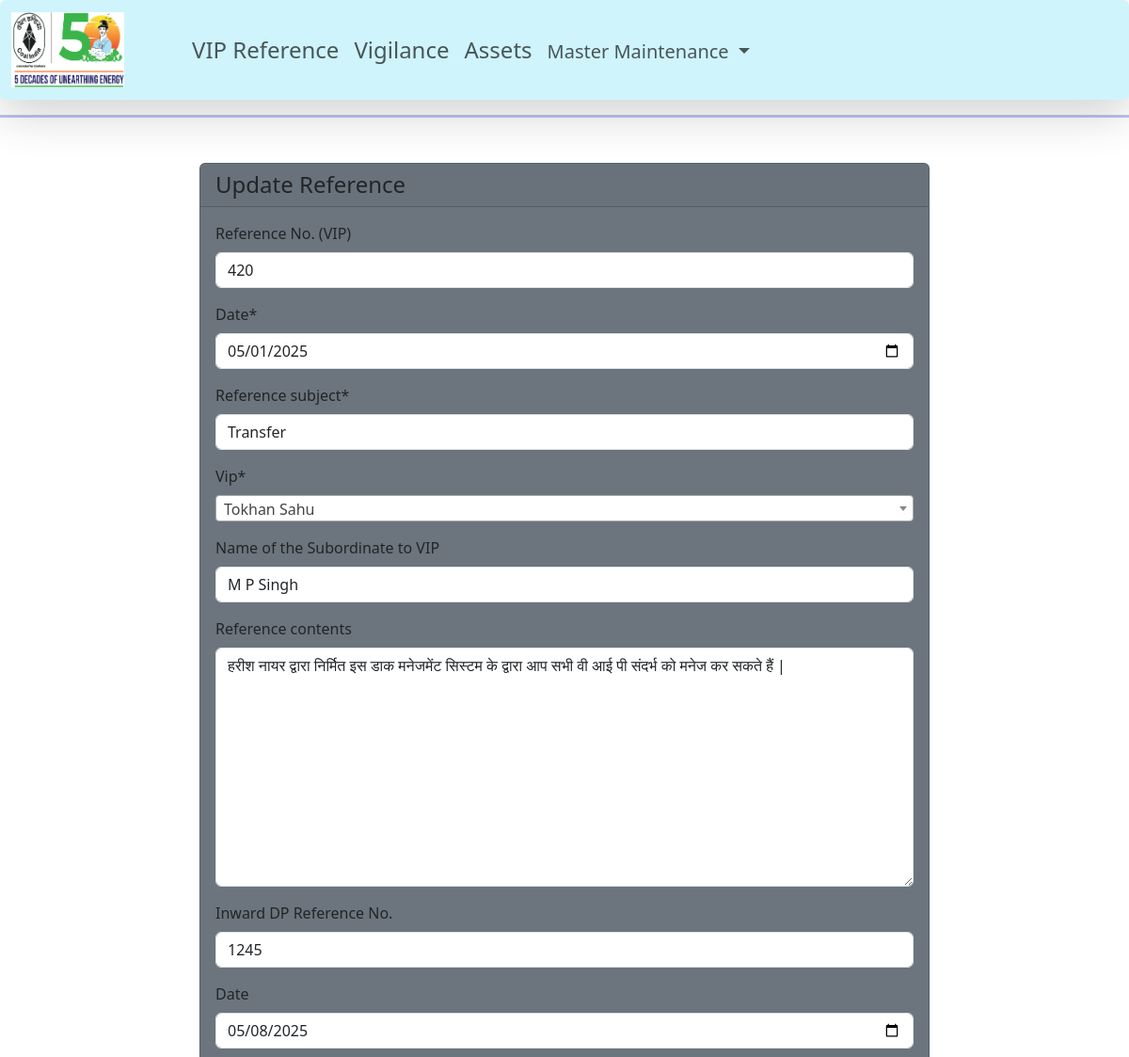
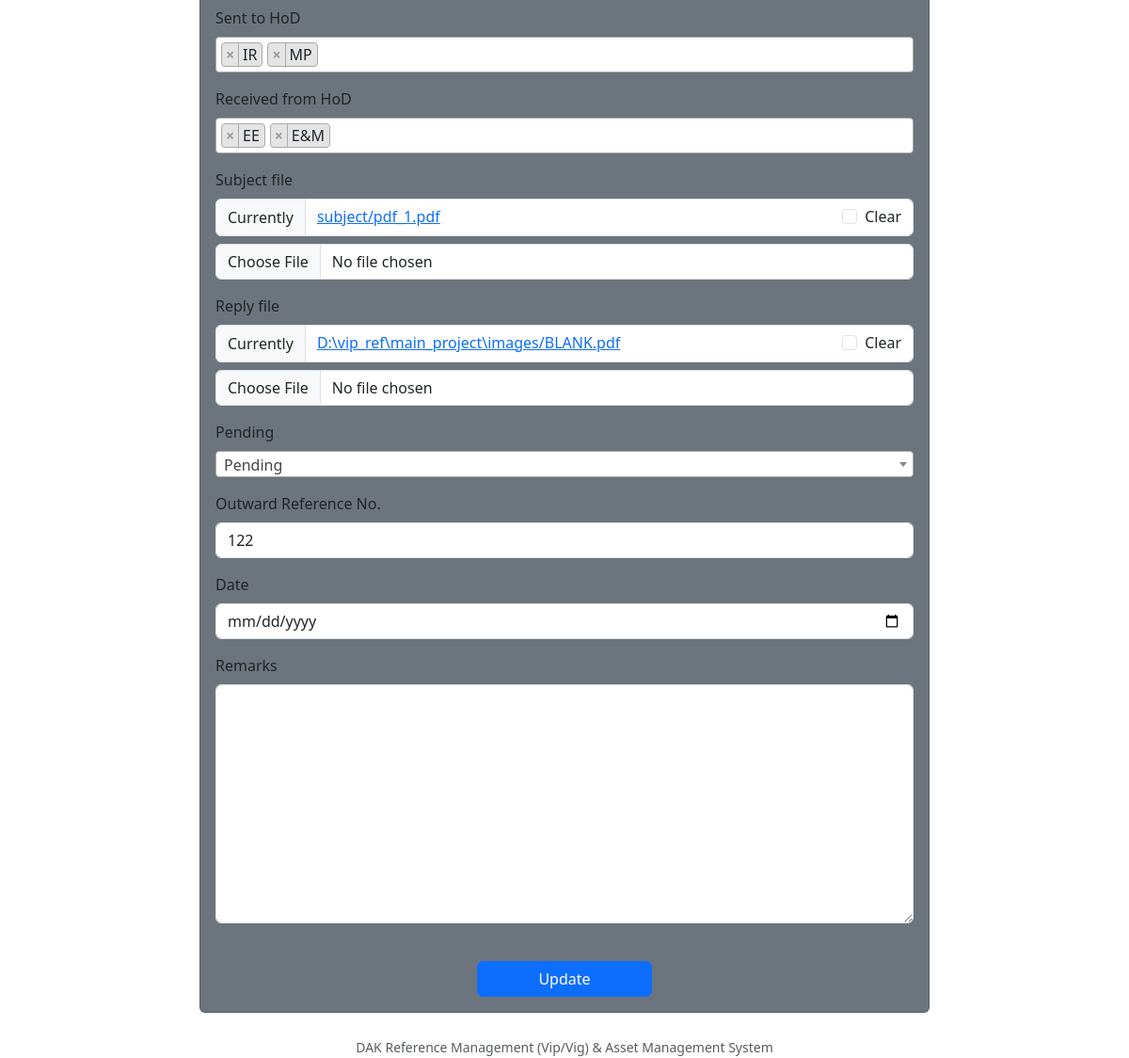
The app's page /update_data/1/ with its own data (2 pictures, top to bottom).
### vip_ref/models.py (models this page shows, shortened)
class Reference(models.Model):
    pending_choices=[
        ('Pending','Pending'),
        ('Partial','Partial'),
        ('Replied','Replied')
    ]
    reference_no=models.CharField(max_length=100, null=True, blank=True, verbose_name='Reference No. (VIP)' )
    reference_dt = models.DateField(verbose_name='Date')
    reference_subject = models.CharField(max_length=200)
    vip = models.ForeignKey(VIP, on_delete=models.CASCADE)
    vip_sub = models.CharField(max_length=200,null=True,blank=True, verbose_name="Name of the Subordinate to VIP")
    reference_contents = models.TextField(null=True, blank=True)
    inward_ref= models.CharField(max_length=100, null=True, blank=True, verbose_name='Inward DP Reference No.')
    inward_dt = models.DateField(null=True,blank=True,verbose_name='Date')
    hod = models.ManyToManyField(HOD, blank=True, related_name='references', verbose_name='Sent to HoD')
    hod_reply = models.ManyToManyField(HOD, blank=True, related_name='references_reply', verbose_name='Received from HoD')
    subject_file = models.FileField(upload_to='subject',null=True, blank=True, default=get_default)
    reply_file = models.FileField(upload_to='reply',null=True, blank=True, default=get_default)
    pending = models.CharField(choices= pending_choices,null=True, blank=True)
    outward_ref = models.CharField(max_length=60, null=True, blank=True,verbose_name='Outward Reference No.')
    outward_dt = models.DateField(null=True,blank=True, verbose_name='Date')
    remarks = models.TextField(null=True, blank=True)
    updated = models.DateTimeField(auto_now=True)
    created = models.DateTimeField(auto_now_add=True)
    class Meta:
        ordering = ['-inward_dt']

### vip_ref/views.py (the view)
# urls.py: path('update_data/<str:pk>/', views.update_data , name='update_data'),
def update_data(request, pk):
    ref = get_object_or_404(Reference,id=pk)
    form = AddDataForm(request.POST or None, request.FILES or None, instance=ref)
    if request.method == 'POST' and form.is_valid():
        form.save()
        return redirect('vip:home')
    context = {
        'form': form,
        }
    return render(request, 'vip_ref/update.html', context)

### vip_ref/forms.py
class AddDataForm(forms.ModelForm):
    class Meta:
        model= Reference
        fields = '__all__'
        widgets = {
            'reference_dt': forms.widgets.DateInput(attrs={'type': 'date'}),
            "inward_dt": forms.widgets.DateInput(attrs={'type': 'date'}),
            "outward_dt": forms.widgets.DateInput(attrs={'type': 'date'}),
        }

### vip_ref/models.py (called while the page is built)
    def __str__(self):
        return self.hod

    def __str__(self):
        return self.vip

### vip_ref/templates/vip_ref/Update.html (shortened to what this page needs)
{% extends 'base.html' %}
{% load static %}
{% load crispy_forms_tags %}
{% block content %}
<form  method='post' enctype="multipart/form-data">
    <div class="container mt-5" >
     <div class="container mt-5" style="width:800px;" >
    <div class="card  bg-secondary  fw-800" >
    <h4 class="card-header"> Update Reference </h4>
    <div class="card-body">
    {{ form | crispy }}
    <div class="col text-center justify-content-center">
        <a href="{% url 'vip:home' %}">
            <button type='submit' class="btn btn-primary mt-4 text-center w-25">Update</button>
        </a>
     </div>
     </div>
     </div>
    </div>
</form>
{% endblock content %}

### records on screen
Reference: reference_no "420", reference_dt "05/01/2025", reference_subject "Transfer", vip_sub "M P Singh", reference_contents "हरीश नायर द्वारा निर्मित इस डाक मनेजमेंट सिस्टम के द्वारा आप सभी वी आई पी संदर्भ को मनेज कर सकते हैं |", inward_ref "1245", inward_dt "05/08/2025", outward_ref "122"
